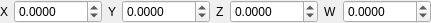
<?xml version="1.0" encoding="UTF-8"?>
<ui version="4.0">
 <class>Vec4Setter</class>
 <widget class="QWidget" name="Vec4Setter">
  <property name="geometry">
   <rect>
    <x>0</x>
    <y>0</y>
    <width>418</width>
    <height>20</height>
   </rect>
  </property>
  <property name="windowTitle">
   <string>Form</string>
  </property>
  <property name="styleSheet">
   <string notr="true"/>
  </property>
  <layout class="QHBoxLayout" name="horizontalLayout">
   <property name="leftMargin">
    <number>0</number>
   </property>
   <property name="topMargin">
    <number>0</number>
   </property>
   <property name="rightMargin">
    <number>0</number>
   </property>
   <property name="bottomMargin">
    <number>0</number>
   </property>
   <item>
    <widget class="QLabel" name="labelX">
     <property name="sizePolicy">
      <sizepolicy hsizetype="Preferred" vsizetype="Preferred">
       <horstretch>0</horstretch>
       <verstretch>0</verstretch>
      </sizepolicy>
     </property>
     <property name="text">
      <string>X</string>
     </property>
    </widget>
   </item>
   <item>
    <widget class="QDoubleSpinBox" name="spinBoxX">
     <property name="sizePolicy">
      <sizepolicy hsizetype="Expanding" vsizetype="Fixed">
       <horstretch>0</horstretch>
       <verstretch>0</verstretch>
      </sizepolicy>
     </property>
     <property name="decimals">
      <number>4</number>
     </property>
     <property name="minimum">
      <double>-9999.000000000000000</double>
     </property>
     <property name="maximum">
      <double>9999.000000000000000</double>
     </property>
    </widget>
   </item>
   <item>
    <widget class="QLabel" name="labelY">
     <property name="text">
      <string>Y</string>
     </property>
    </widget>
   </item>
   <item>
    <widget class="QDoubleSpinBox" name="spinBoxY">
     <property name="sizePolicy">
      <sizepolicy hsizetype="Expanding" vsizetype="Fixed">
       <horstretch>0</horstretch>
       <verstretch>0</verstretch>
      </sizepolicy>
     </property>
     <property name="decimals">
      <number>4</number>
     </property>
     <property name="minimum">
      <double>-9999.000000000000000</double>
     </property>
     <property name="maximum">
      <double>9999.000000000000000</double>
     </property>
    </widget>
   </item>
   <item>
    <widget class="QLabel" name="labelZ">
     <property name="text">
      <string>Z</string>
     </property>
    </widget>
   </item>
   <item>
    <widget class="QDoubleSpinBox" name="spinBoxZ">
     <property name="sizePolicy">
      <sizepolicy hsizetype="Expanding" vsizetype="Fixed">
       <horstretch>0</horstretch>
       <verstretch>0</verstretch>
      </sizepolicy>
     </property>
     <property name="decimals">
      <number>4</number>
     </property>
     <property name="minimum">
      <double>-9999.000000000000000</double>
     </property>
     <property name="value">
      <double>0.000000000000000</double>
     </property>
    </widget>
   </item>
   <item>
    <widget class="QLabel" name="labelW">
     <property name="text">
      <string>W</string>
     </property>
    </widget>
   </item>
   <item>
    <widget class="QDoubleSpinBox" name="spinBoxW">
     <property name="sizePolicy">
      <sizepolicy hsizetype="Expanding" vsizetype="Fixed">
       <horstretch>0</horstretch>
       <verstretch>0</verstretch>
      </sizepolicy>
     </property>
     <property name="decimals">
      <number>4</number>
     </property>
     <property name="minimum">
      <double>-9999.000000000000000</double>
     </property>
     <property name="maximum">
      <double>9999.000000000000000</double>
     </property>
    </widget>
   </item>
  </layout>
 </widget>
 <resources/>
 <connections/>
</ui>
